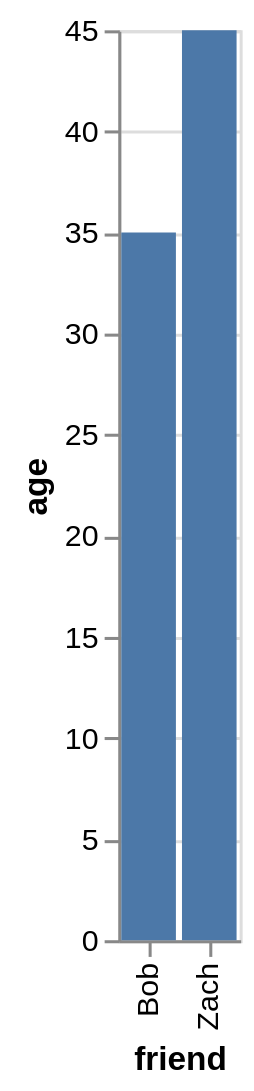

Write the Vega-Lite specification saved for this chart.
### Vega-Lite specification from a JSON file in a GitHub repository (floating-point values rounded to 4 significant figures)
{"data": {"values": [{"x_data": "Bob", "y_data": 35}, {"x_data": "Zach", "y_data": 45}]}, "mark": "bar", "encoding": {"x": {"field": "x_data", "type": "nominal", "title": "friend", "sort": "ascending"}, "y": {"field": "y_data", "type": "quantitative", "title": "age"}}}
